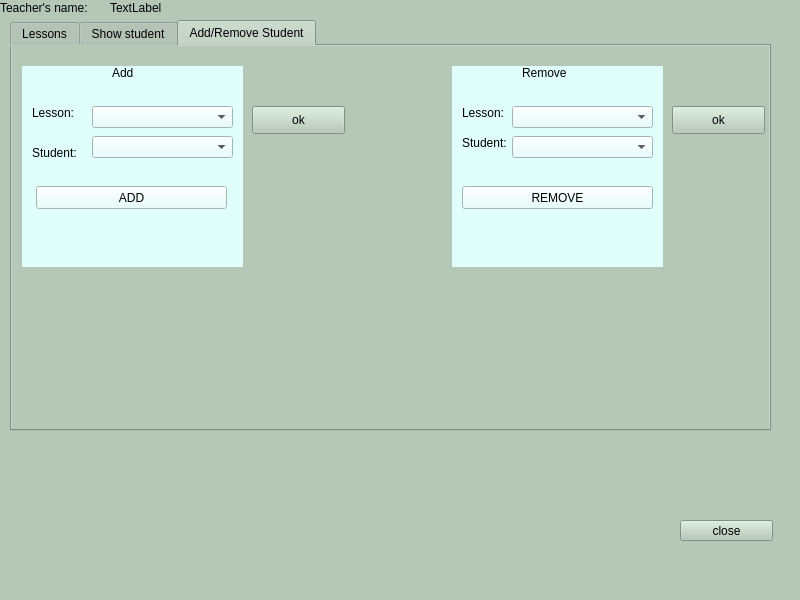
<?xml version="1.0" encoding="UTF-8"?>
<ui version="4.0">
 <class>MainWindow</class>
 <widget class="QMainWindow" name="MainWindow">
  <property name="geometry">
   <rect>
    <x>0</x>
    <y>0</y>
    <width>800</width>
    <height>600</height>
   </rect>
  </property>
  <property name="minimumSize">
   <size>
    <width>800</width>
    <height>600</height>
   </size>
  </property>
  <property name="maximumSize">
   <size>
    <width>800</width>
    <height>600</height>
   </size>
  </property>
  <property name="windowTitle">
   <string>MainWindow</string>
  </property>
  <property name="styleSheet">
   <string notr="true">background-color:rgb(181, 200, 183);</string>
  </property>
  <widget class="QWidget" name="centralwidget">
   <widget class="QLabel" name="tname_label1">
    <property name="geometry">
     <rect>
      <x>0</x>
      <y>0</y>
      <width>101</width>
      <height>16</height>
     </rect>
    </property>
    <property name="text">
     <string>Teacher's name:</string>
    </property>
   </widget>
   <widget class="QLabel" name="tname_label">
    <property name="geometry">
     <rect>
      <x>110</x>
      <y>0</y>
      <width>201</width>
      <height>16</height>
     </rect>
    </property>
    <property name="text">
     <string>TextLabel</string>
    </property>
   </widget>
   <widget class="QTabWidget" name="tabWidget">
    <property name="geometry">
     <rect>
      <x>10</x>
      <y>20</y>
      <width>761</width>
      <height>411</height>
     </rect>
    </property>
    <property name="currentIndex">
     <number>2</number>
    </property>
    <widget class="QWidget" name="tab">
     <attribute name="title">
      <string>Lessons</string>
     </attribute>
     <widget class="QTableWidget" name="lesson_widget">
      <property name="geometry">
       <rect>
        <x>10</x>
        <y>20</y>
        <width>521</width>
        <height>221</height>
       </rect>
      </property>
      <row>
       <property name="text">
        <string>1</string>
       </property>
      </row>
      <row>
       <property name="text">
        <string>2</string>
       </property>
      </row>
      <row>
       <property name="text">
        <string>3</string>
       </property>
      </row>
      <row>
       <property name="text">
        <string>4</string>
       </property>
      </row>
      <row>
       <property name="text">
        <string>5</string>
       </property>
      </row>
      <column>
       <property name="text">
        <string>Lesson</string>
       </property>
      </column>
      <column>
       <property name="text">
        <string>Class Name</string>
       </property>
      </column>
      <column>
       <property name="text">
        <string>Capacity</string>
       </property>
      </column>
      <column>
       <property name="text">
        <string>Class size</string>
       </property>
      </column>
     </widget>
     <widget class="QComboBox" name="lesson_combo">
      <property name="geometry">
       <rect>
        <x>10</x>
        <y>310</y>
        <width>351</width>
        <height>22</height>
       </rect>
      </property>
     </widget>
     <widget class="QPushButton" name="add_button">
      <property name="geometry">
       <rect>
        <x>370</x>
        <y>310</y>
        <width>101</width>
        <height>23</height>
       </rect>
      </property>
      <property name="text">
       <string>Add Lesson</string>
      </property>
     </widget>
     <widget class="QComboBox" name="lesson_combo_6">
      <property name="geometry">
       <rect>
        <x>10</x>
        <y>350</y>
        <width>351</width>
        <height>22</height>
       </rect>
      </property>
     </widget>
     <widget class="QPushButton" name="remove_button_2">
      <property name="geometry">
       <rect>
        <x>370</x>
        <y>350</y>
        <width>101</width>
        <height>23</height>
       </rect>
      </property>
      <property name="text">
       <string>Remove Lesson</string>
      </property>
     </widget>
    </widget>
    <widget class="QWidget" name="tab_2">
     <attribute name="title">
      <string>Show student</string>
     </attribute>
     <widget class="QComboBox" name="lesson_combo_2">
      <property name="geometry">
       <rect>
        <x>60</x>
        <y>10</y>
        <width>391</width>
        <height>16</height>
       </rect>
      </property>
     </widget>
     <widget class="QLabel" name="label_3">
      <property name="geometry">
       <rect>
        <x>10</x>
        <y>10</y>
        <width>47</width>
        <height>14</height>
       </rect>
      </property>
      <property name="text">
       <string>Lesson:</string>
      </property>
     </widget>
     <widget class="QLabel" name="label_4">
      <property name="geometry">
       <rect>
        <x>10</x>
        <y>40</y>
        <width>47</width>
        <height>14</height>
       </rect>
      </property>
      <property name="text">
       <string>Student:</string>
      </property>
     </widget>
     <widget class="QComboBox" name="student_combo">
      <property name="geometry">
       <rect>
        <x>60</x>
        <y>40</y>
        <width>391</width>
        <height>16</height>
       </rect>
      </property>
     </widget>
     <widget class="QPushButton" name="show_button">
      <property name="geometry">
       <rect>
        <x>10</x>
        <y>60</y>
        <width>441</width>
        <height>21</height>
       </rect>
      </property>
      <property name="text">
       <string>Show</string>
      </property>
     </widget>
     <widget class="QLabel" name="label_5">
      <property name="geometry">
       <rect>
        <x>10</x>
        <y>90</y>
        <width>111</width>
        <height>16</height>
       </rect>
      </property>
      <property name="text">
       <string>Student Name:</string>
      </property>
     </widget>
     <widget class="QLabel" name="label_6">
      <property name="geometry">
       <rect>
        <x>10</x>
        <y>110</y>
        <width>47</width>
        <height>14</height>
       </rect>
      </property>
      <property name="text">
       <string>Gender:</string>
      </property>
     </widget>
     <widget class="QLabel" name="label_7">
      <property name="geometry">
       <rect>
        <x>10</x>
        <y>130</y>
        <width>71</width>
        <height>16</height>
       </rect>
      </property>
      <property name="text">
       <string>Date of Birth:</string>
      </property>
     </widget>
     <widget class="QLabel" name="label_8">
      <property name="geometry">
       <rect>
        <x>10</x>
        <y>150</y>
        <width>47</width>
        <height>14</height>
       </rect>
      </property>
      <property name="text">
       <string>Midterm:</string>
      </property>
     </widget>
     <widget class="QLabel" name="label_9">
      <property name="geometry">
       <rect>
        <x>10</x>
        <y>170</y>
        <width>47</width>
        <height>14</height>
       </rect>
      </property>
      <property name="text">
       <string>Final:</string>
      </property>
     </widget>
     <widget class="QLabel" name="label_10">
      <property name="geometry">
       <rect>
        <x>10</x>
        <y>190</y>
        <width>71</width>
        <height>16</height>
       </rect>
      </property>
      <property name="text">
       <string>Attendance:</string>
      </property>
     </widget>
     <widget class="QLabel" name="name">
      <property name="geometry">
       <rect>
        <x>150</x>
        <y>90</y>
        <width>111</width>
        <height>16</height>
       </rect>
      </property>
      <property name="text">
       <string>TextLabel</string>
      </property>
     </widget>
     <widget class="QLabel" name="gender">
      <property name="geometry">
       <rect>
        <x>150</x>
        <y>110</y>
        <width>111</width>
        <height>16</height>
       </rect>
      </property>
      <property name="text">
       <string>TextLabel</string>
      </property>
     </widget>
     <widget class="QLabel" name="birth">
      <property name="geometry">
       <rect>
        <x>150</x>
        <y>130</y>
        <width>121</width>
        <height>16</height>
       </rect>
      </property>
      <property name="text">
       <string>TextLabel</string>
      </property>
     </widget>
     <widget class="QPushButton" name="ok_button">
      <property name="geometry">
       <rect>
        <x>470</x>
        <y>10</y>
        <width>31</width>
        <height>21</height>
       </rect>
      </property>
      <property name="text">
       <string>OK</string>
      </property>
     </widget>
     <widget class="QLineEdit" name="midterm">
      <property name="geometry">
       <rect>
        <x>130</x>
        <y>150</y>
        <width>113</width>
        <height>22</height>
       </rect>
      </property>
     </widget>
     <widget class="QLineEdit" name="final_2">
      <property name="geometry">
       <rect>
        <x>130</x>
        <y>180</y>
        <width>113</width>
        <height>22</height>
       </rect>
      </property>
     </widget>
     <widget class="QLineEdit" name="attendance">
      <property name="geometry">
       <rect>
        <x>130</x>
        <y>210</y>
        <width>113</width>
        <height>22</height>
       </rect>
      </property>
     </widget>
     <widget class="QPushButton" name="edit_button">
      <property name="geometry">
       <rect>
        <x>330</x>
        <y>250</y>
        <width>93</width>
        <height>28</height>
       </rect>
      </property>
      <property name="text">
       <string>edit</string>
      </property>
     </widget>
    </widget>
    <widget class="QWidget" name="tab_4">
     <attribute name="title">
      <string>Add/Remove Student</string>
     </attribute>
     <widget class="QWidget" name="add" native="true">
      <property name="geometry">
       <rect>
        <x>10</x>
        <y>20</y>
        <width>221</width>
        <height>201</height>
       </rect>
      </property>
      <property name="styleSheet">
       <string notr="true">background:rgb(224, 255, 251)</string>
      </property>
      <widget class="QComboBox" name="lesson_combo_4">
       <property name="geometry">
        <rect>
         <x>70</x>
         <y>40</y>
         <width>141</width>
         <height>22</height>
        </rect>
       </property>
      </widget>
      <widget class="QLabel" name="label_25">
       <property name="geometry">
        <rect>
         <x>90</x>
         <y>0</y>
         <width>47</width>
         <height>14</height>
        </rect>
       </property>
       <property name="text">
        <string>Add</string>
       </property>
      </widget>
      <widget class="QLabel" name="label_27">
       <property name="geometry">
        <rect>
         <x>10</x>
         <y>40</y>
         <width>47</width>
         <height>14</height>
        </rect>
       </property>
       <property name="text">
        <string>Lesson:</string>
       </property>
      </widget>
      <widget class="QLabel" name="label_28">
       <property name="geometry">
        <rect>
         <x>10</x>
         <y>80</y>
         <width>47</width>
         <height>14</height>
        </rect>
       </property>
       <property name="text">
        <string>Student:</string>
       </property>
      </widget>
      <widget class="QComboBox" name="student_combo_3">
       <property name="geometry">
        <rect>
         <x>70</x>
         <y>70</y>
         <width>141</width>
         <height>22</height>
        </rect>
       </property>
      </widget>
      <widget class="QPushButton" name="add_button_2">
       <property name="geometry">
        <rect>
         <x>14</x>
         <y>120</y>
         <width>191</width>
         <height>23</height>
        </rect>
       </property>
       <property name="text">
        <string>ADD</string>
       </property>
      </widget>
     </widget>
     <widget class="QWidget" name="remove" native="true">
      <property name="geometry">
       <rect>
        <x>440</x>
        <y>20</y>
        <width>211</width>
        <height>201</height>
       </rect>
      </property>
      <property name="styleSheet">
       <string notr="true">background:rgb(224, 255, 251)</string>
      </property>
      <widget class="QLabel" name="label_26">
       <property name="geometry">
        <rect>
         <x>70</x>
         <y>0</y>
         <width>47</width>
         <height>14</height>
        </rect>
       </property>
       <property name="text">
        <string>Remove</string>
       </property>
      </widget>
      <widget class="QComboBox" name="lesson_combo_5">
       <property name="geometry">
        <rect>
         <x>60</x>
         <y>40</y>
         <width>141</width>
         <height>22</height>
        </rect>
       </property>
      </widget>
      <widget class="QComboBox" name="student_combo_4">
       <property name="geometry">
        <rect>
         <x>60</x>
         <y>70</y>
         <width>141</width>
         <height>22</height>
        </rect>
       </property>
      </widget>
      <widget class="QLabel" name="label_29">
       <property name="geometry">
        <rect>
         <x>10</x>
         <y>40</y>
         <width>47</width>
         <height>14</height>
        </rect>
       </property>
       <property name="text">
        <string>Lesson:</string>
       </property>
      </widget>
      <widget class="QLabel" name="label_30">
       <property name="geometry">
        <rect>
         <x>10</x>
         <y>70</y>
         <width>47</width>
         <height>14</height>
        </rect>
       </property>
       <property name="text">
        <string>Student:</string>
       </property>
      </widget>
      <widget class="QPushButton" name="remove_button">
       <property name="geometry">
        <rect>
         <x>10</x>
         <y>120</y>
         <width>191</width>
         <height>23</height>
        </rect>
       </property>
       <property name="text">
        <string>REMOVE</string>
       </property>
      </widget>
     </widget>
     <widget class="QPushButton" name="ok_button_3">
      <property name="geometry">
       <rect>
        <x>240</x>
        <y>60</y>
        <width>93</width>
        <height>28</height>
       </rect>
      </property>
      <property name="text">
       <string>ok</string>
      </property>
     </widget>
     <widget class="QPushButton" name="ok_button_2">
      <property name="geometry">
       <rect>
        <x>660</x>
        <y>60</y>
        <width>93</width>
        <height>28</height>
       </rect>
      </property>
      <property name="text">
       <string>ok</string>
      </property>
     </widget>
    </widget>
   </widget>
   <widget class="QPushButton" name="closebutton">
    <property name="geometry">
     <rect>
      <x>680</x>
      <y>520</y>
      <width>93</width>
      <height>21</height>
     </rect>
    </property>
    <property name="text">
     <string>close</string>
    </property>
   </widget>
  </widget>
  <widget class="QMenuBar" name="menubar">
   <property name="geometry">
    <rect>
     <x>0</x>
     <y>0</y>
     <width>800</width>
     <height>26</height>
    </rect>
   </property>
  </widget>
  <widget class="QStatusBar" name="statusbar"/>
 </widget>
 <resources/>
 <connections/>
</ui>
